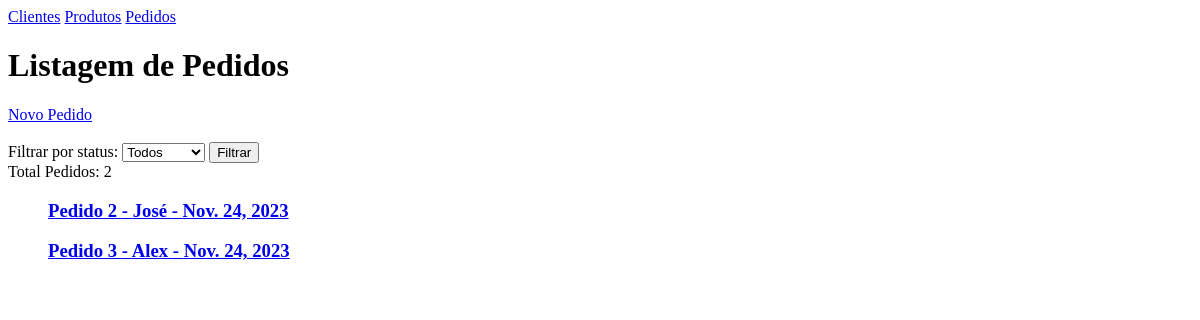
The app's page /pedidos/, older data.
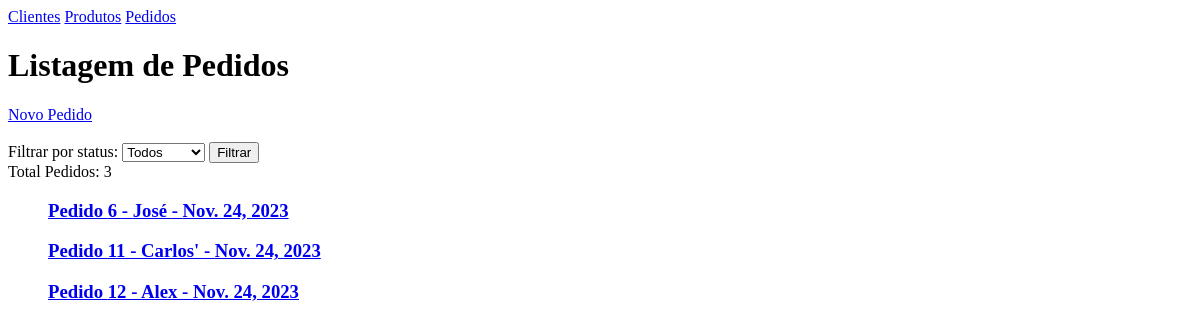
The same page, newer data.
### fazenda/models.py (models this page shows, shortened)
class Pedido(models.Model):
    cliente = models.ForeignKey(Cliente, on_delete=models.CASCADE)
    produtos = models.ManyToManyField(Produto, through="ItemPedido")
    data_pedido = models.DateField(auto_now_add=True)
    status = models.CharField(
        max_length=10,
        choices=(
            ("Pendente", "Pendente"),
            ("Concluído", "Concluído"),
        ),
        default="Pendente",
    )

class Cliente(models.Model):
    nome = models.CharField(max_length=100)
    empresa = models.CharField(max_length=100, blank=True, null=True)
    telefone = models.CharField(max_length=20)

### fazenda/views.py (the view)
# urls.py: path("pedidos/", views.listar_pedidos, name="listar_pedidos"),
def listar_pedidos(request):
    status_filter = request.GET.get("status")
    pedidos = Pedido.objects.all()
    if status_filter:
        pedidos = pedidos.filter(status=status_filter)
    return render(request, "listar_pedidos.html", {"pedidos": pedidos})

### fazenda/templates/listar_pedidos.html (shortened to what this page needs)
<!DOCTYPE html>
<html>
<head>
</head>
<body>
    <a href="{% url 'listar_clientes' %}">Clientes</a>
    <a href="{% url 'listar_produtos' %}">Produtos</a>
    <a href="{% url 'listar_pedidos' %}">Pedidos</a>
    <h1>Listagem de Pedidos</h1>
    <a href="{% url 'criar_pedido' %}">Novo Pedido</a>
    <br><br>
    <form method="GET">
        <label for="status">Filtrar por status:</label>
        <select name="status" id="status">
            <option value="">Todos</option>
        </select>
        <button type="submit">Filtrar</button>
    </form>
    Total Pedidos: {{ pedidos|length }}
    <ul>
        {% for pedido in pedidos %}
            <a href="{% url 'detalhes_item_pedido' pedido.id %}">
                <h3>Pedido {{ pedido.pk }} - {{ pedido.cliente.nome }} - {{ pedido.data_pedido }}</h3>
            </a>
        {% endfor %}
    </ul>
</body>
</html>

Row changes from the older to the newer data that the page shows:
removed Pedido: pk "2", cliente.nome "José", data_pedido "Nov. 24, 2023"
removed Pedido: pk "3", cliente.nome "Alex", data_pedido "Nov. 24, 2023"
added Pedido: pk "6", cliente.nome "José", data_pedido "Nov. 24, 2023"
added Pedido: pk "11", cliente.nome "Carlos'", data_pedido "Nov. 24, 2023"
added Pedido: pk "12", cliente.nome "Alex", data_pedido "Nov. 24, 2023"
Text that changed along with them:
{{ pedidos|length }}: "2" → "3"
